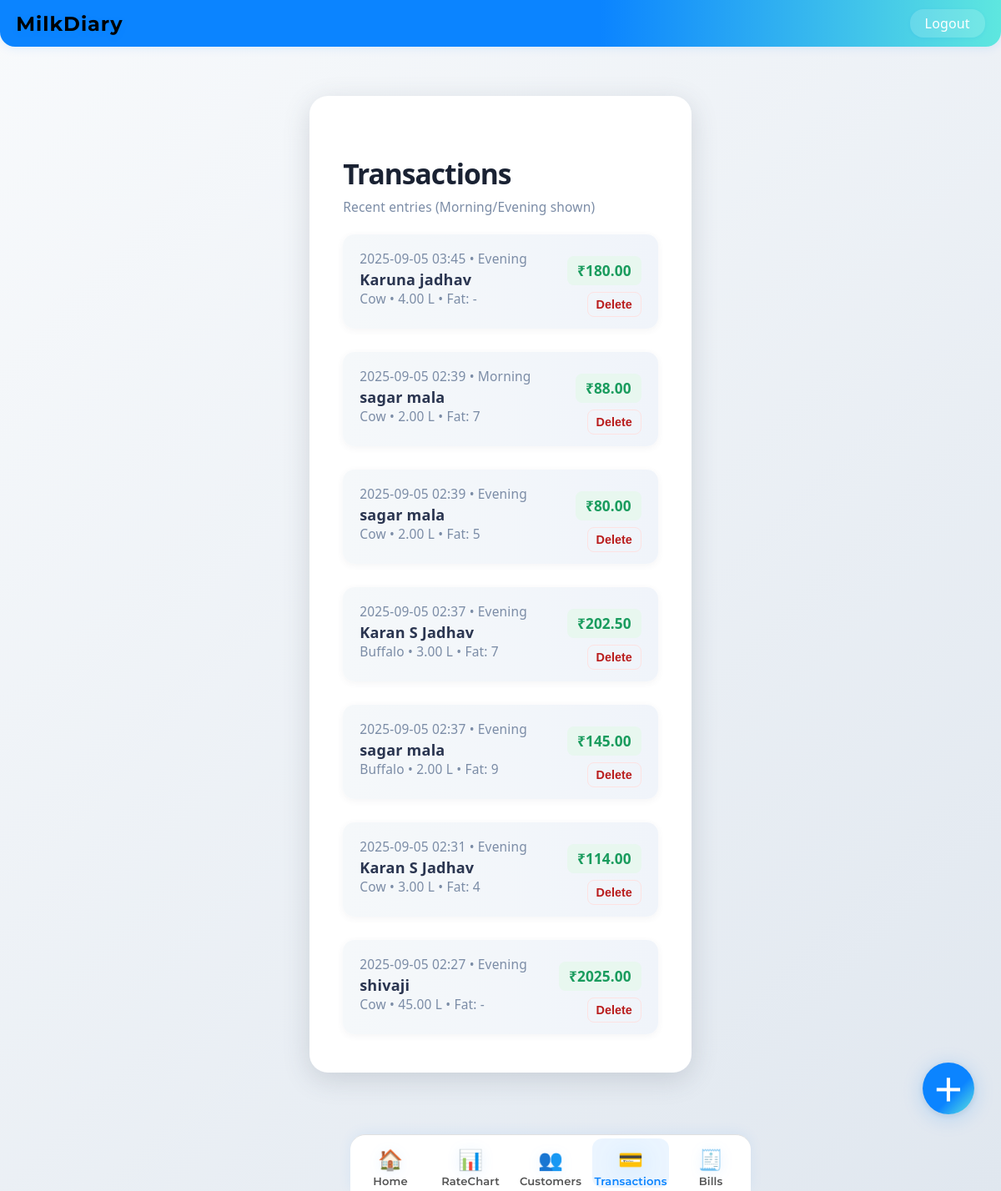
/transactions (signed in), run on an earlier commit of the app's database.
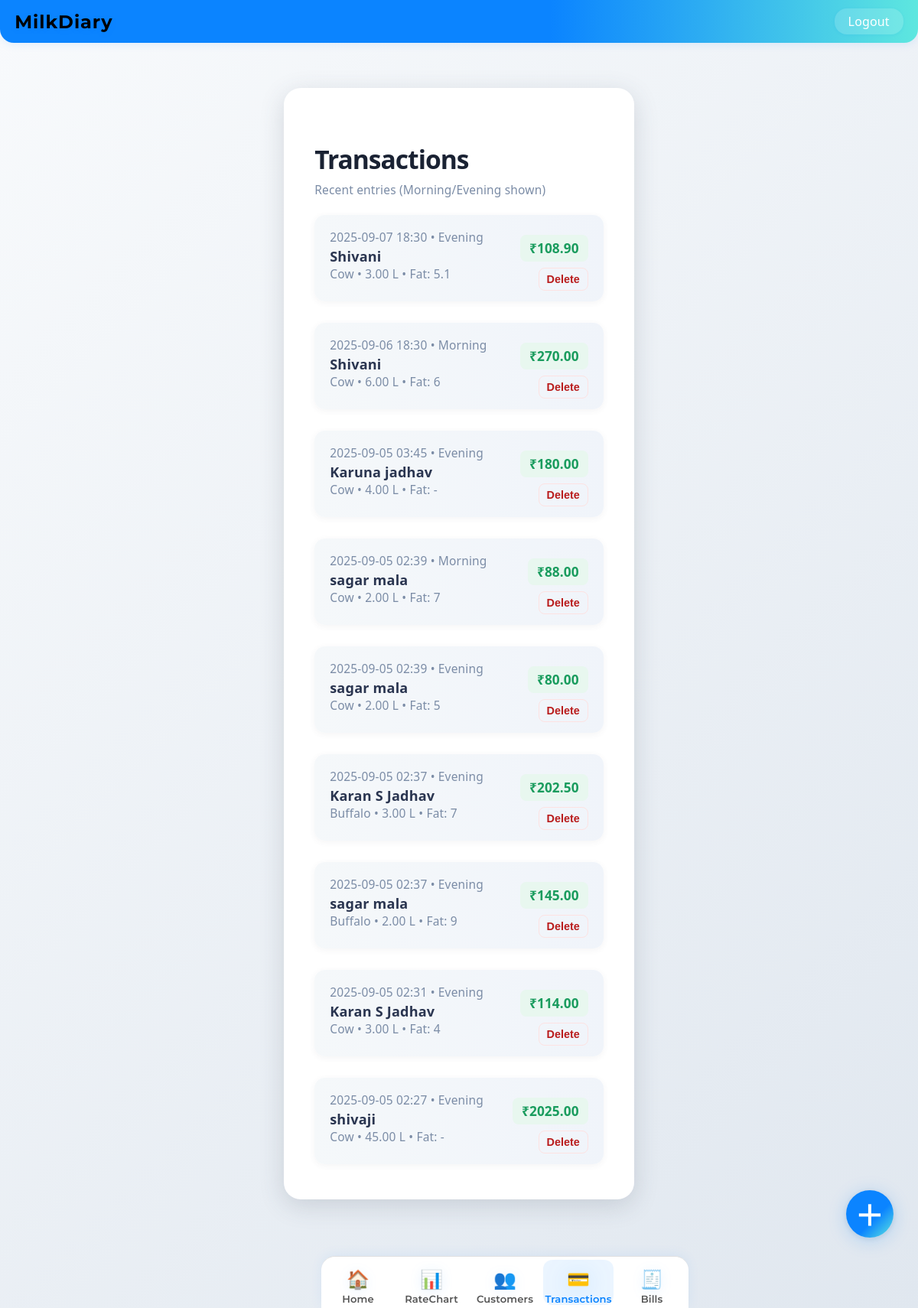
And on a later commit of the database.
### models.py (models this page shows)
class Transaction(db.Model):
    __tablename__ = "transaction"
    id = db.Column(db.Integer, primary_key=True)
    customer_id = db.Column(db.Integer, db.ForeignKey("customer.id"), nullable=False)
    milk_type_id = db.Column(db.Integer, db.ForeignKey("milk_type.id"), nullable=False)
    date_time = db.Column(db.DateTime, default=datetime.utcnow, nullable=False)
    session = db.Column(db.String(12), nullable=False)   # Morning / Evening
    qty_liters = db.Column(db.Float, nullable=False)
    fat_value = db.Column(db.Float(precision=1), nullable=True)  # nullable -> default rate used if null, float with 1 decimal
    rate_applied = db.Column(db.Float, nullable=False)
    total_amount = db.Column(db.Float, nullable=False)
    txn_type = db.Column(db.String(10), nullable=False)  # Sell (customer→us) / Purchase (we→customer)
    customer = db.relationship("Customer", backref="transactions")
    milk_type = db.relationship("MilkType")

class Customer(db.Model):
    __tablename__ = "customer"
    id = db.Column(db.Integer, primary_key=True)
    name = db.Column(db.String(120), nullable=False)
    phone = db.Column(db.String(30))
    address = db.Column(db.String(250))
    created_at = db.Column(db.DateTime, default=datetime.utcnow)
    user = db.relationship("User", backref="customer", uselist=False)

class MilkType(db.Model):
    __tablename__ = "milk_type"
    id = db.Column(db.Integer, primary_key=True)
    name = db.Column(db.String(30), unique=True, nullable=False)  # Cow / Buffalo
    default_rate = db.Column(db.Float, nullable=False)

### app.py (the view)
    @app.route("/transactions")
    @login_required
    def transactions():
        if current_user.role == "customer":
            txns = Transaction.query.filter_by(customer_id=current_user.customer_id).order_by(Transaction.date_time.desc()).all()
        else:
            txns = Transaction.query.order_by(Transaction.date_time.desc()).limit(300).all()
        return render_template("transactions.html", txns=txns)

### templates/transactions.html (shortened to what this page needs)
{% extends "base.html" %}
{% block content %}
<div class="pad">
  <div class="card">
    <h3>Transactions</h3>
    <div class="muted small">Recent entries (Morning/Evening shown)</div>
    <div class="list" id="txnsList">
      {% for t in txns %}
      <div class="tx-row" id="txn-{{ t.id }}">
        <div>
          <div class="muted small">{{ t.date_time.strftime('%Y-%m-%d %H:%M') }} • {{ t.session }}</div>
          <strong>{{ t.customer.name }}</strong>
          <div class="muted small">{{ t.milk_type.name }} • {{ '%.2f'|format(t.qty_liters) }} L • Fat: {{ t.fat_value or '-' }}</div>
        </div>
        <div class="right">
          <div class="muted">₹{{ '%.2f'|format(t.total_amount) }}</div>
          {% if current_user.role == 'admin' %}
          <button class="delete-btn" data-txn-id="{{ t.id }}" aria-label="Delete transaction {{ t.id }}">Delete</button>
          {% endif %}
        </div>
      </div>
      {% else %}
      <div class="muted" style="text-align:center; margin-top:32px;">No transactions yet.</div>
      {% endfor %}
    </div>
  </div>
</div>
{% endblock %}

What changed in the data, as far as the page shows it:
added Transaction: date_time "2025-09-07 18:30", session "Evening", customer.name "Shivani", milk_type.name "Cow", qty_liters "3.00", fat_value "5.1", total_amount "108.90"
added Transaction: date_time "2025-09-06 18:30", session "Morning", customer.name "Shivani", milk_type.name "Cow", qty_liters "6.00", fat_value "6", total_amount "270.00"
